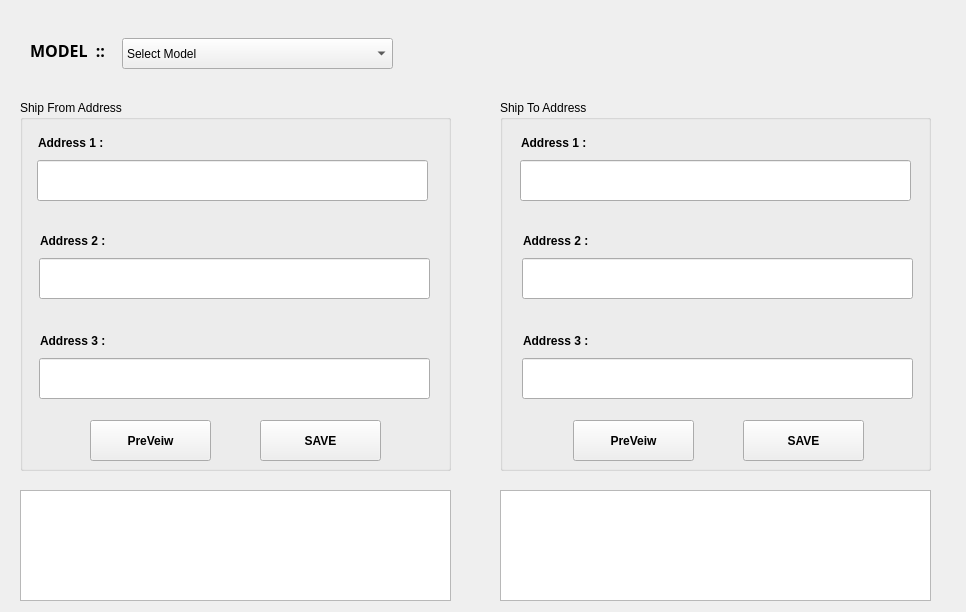
<?xml version="1.0" encoding="UTF-8"?>
<ui version="4.0">
 <class>dlgPalletAddr</class>
 <widget class="QDialog" name="dlgPalletAddr">
  <property name="geometry">
   <rect>
    <x>0</x>
    <y>0</y>
    <width>966</width>
    <height>612</height>
   </rect>
  </property>
  <property name="windowTitle">
   <string>Dialog</string>
  </property>
  <widget class="QGroupBox" name="groupBox">
   <property name="geometry">
    <rect>
     <x>20</x>
     <y>100</y>
     <width>431</width>
     <height>371</height>
    </rect>
   </property>
   <property name="title">
    <string>Ship From Address</string>
   </property>
   <widget class="QLabel" name="label">
    <property name="geometry">
     <rect>
      <x>18</x>
      <y>32</y>
      <width>101</width>
      <height>21</height>
     </rect>
    </property>
    <property name="font">
     <font>
      <weight>75</weight>
      <bold>true</bold>
     </font>
    </property>
    <property name="text">
     <string>Address 1 :</string>
    </property>
   </widget>
   <widget class="QLineEdit" name="edit_FromAddr1">
    <property name="geometry">
     <rect>
      <x>17</x>
      <y>60</y>
      <width>391</width>
      <height>41</height>
     </rect>
    </property>
   </widget>
   <widget class="QLineEdit" name="edit_FromAddr2">
    <property name="geometry">
     <rect>
      <x>19</x>
      <y>158</y>
      <width>391</width>
      <height>41</height>
     </rect>
    </property>
   </widget>
   <widget class="QLabel" name="label_2">
    <property name="geometry">
     <rect>
      <x>20</x>
      <y>130</y>
      <width>101</width>
      <height>21</height>
     </rect>
    </property>
    <property name="font">
     <font>
      <weight>75</weight>
      <bold>true</bold>
     </font>
    </property>
    <property name="text">
     <string>Address 2 :</string>
    </property>
   </widget>
   <widget class="QLineEdit" name="edit_FromAddr3">
    <property name="geometry">
     <rect>
      <x>19</x>
      <y>258</y>
      <width>391</width>
      <height>41</height>
     </rect>
    </property>
   </widget>
   <widget class="QLabel" name="label_3">
    <property name="geometry">
     <rect>
      <x>20</x>
      <y>230</y>
      <width>101</width>
      <height>21</height>
     </rect>
    </property>
    <property name="font">
     <font>
      <weight>75</weight>
      <bold>true</bold>
     </font>
    </property>
    <property name="text">
     <string>Address 3 :</string>
    </property>
   </widget>
   <widget class="QPushButton" name="btn_FromPreview">
    <property name="geometry">
     <rect>
      <x>70</x>
      <y>320</y>
      <width>121</width>
      <height>41</height>
     </rect>
    </property>
    <property name="font">
     <font>
      <weight>75</weight>
      <bold>true</bold>
     </font>
    </property>
    <property name="text">
     <string>PreVeiw</string>
    </property>
    <property name="autoDefault">
     <bool>false</bool>
    </property>
   </widget>
   <widget class="QPushButton" name="btn_FromSave">
    <property name="geometry">
     <rect>
      <x>240</x>
      <y>320</y>
      <width>121</width>
      <height>41</height>
     </rect>
    </property>
    <property name="font">
     <font>
      <weight>75</weight>
      <bold>true</bold>
     </font>
    </property>
    <property name="text">
     <string>SAVE</string>
    </property>
    <property name="autoDefault">
     <bool>false</bool>
    </property>
   </widget>
  </widget>
  <widget class="QGroupBox" name="groupBox_2">
   <property name="geometry">
    <rect>
     <x>500</x>
     <y>100</y>
     <width>431</width>
     <height>371</height>
    </rect>
   </property>
   <property name="title">
    <string>Ship To Address</string>
   </property>
   <widget class="QLabel" name="label_6">
    <property name="geometry">
     <rect>
      <x>21</x>
      <y>32</y>
      <width>101</width>
      <height>21</height>
     </rect>
    </property>
    <property name="font">
     <font>
      <weight>75</weight>
      <bold>true</bold>
     </font>
    </property>
    <property name="text">
     <string>Address 1 :</string>
    </property>
   </widget>
   <widget class="QLabel" name="label_4">
    <property name="geometry">
     <rect>
      <x>23</x>
      <y>230</y>
      <width>101</width>
      <height>21</height>
     </rect>
    </property>
    <property name="font">
     <font>
      <weight>75</weight>
      <bold>true</bold>
     </font>
    </property>
    <property name="text">
     <string>Address 3 :</string>
    </property>
   </widget>
   <widget class="QLabel" name="label_5">
    <property name="geometry">
     <rect>
      <x>23</x>
      <y>130</y>
      <width>101</width>
      <height>21</height>
     </rect>
    </property>
    <property name="font">
     <font>
      <weight>75</weight>
      <bold>true</bold>
     </font>
    </property>
    <property name="text">
     <string>Address 2 :</string>
    </property>
   </widget>
   <widget class="QLineEdit" name="edit_ToAddr2">
    <property name="geometry">
     <rect>
      <x>22</x>
      <y>158</y>
      <width>391</width>
      <height>41</height>
     </rect>
    </property>
   </widget>
   <widget class="QPushButton" name="btn_ToSave">
    <property name="geometry">
     <rect>
      <x>243</x>
      <y>320</y>
      <width>121</width>
      <height>41</height>
     </rect>
    </property>
    <property name="font">
     <font>
      <weight>75</weight>
      <bold>true</bold>
     </font>
    </property>
    <property name="text">
     <string>SAVE</string>
    </property>
    <property name="autoDefault">
     <bool>false</bool>
    </property>
   </widget>
   <widget class="QPushButton" name="btn_ToPreview">
    <property name="geometry">
     <rect>
      <x>73</x>
      <y>320</y>
      <width>121</width>
      <height>41</height>
     </rect>
    </property>
    <property name="font">
     <font>
      <weight>75</weight>
      <bold>true</bold>
     </font>
    </property>
    <property name="text">
     <string>PreVeiw</string>
    </property>
    <property name="autoDefault">
     <bool>false</bool>
    </property>
   </widget>
   <widget class="QLineEdit" name="edit_ToAddr3">
    <property name="geometry">
     <rect>
      <x>22</x>
      <y>258</y>
      <width>391</width>
      <height>41</height>
     </rect>
    </property>
   </widget>
   <widget class="QLineEdit" name="edit_ToAddr1">
    <property name="geometry">
     <rect>
      <x>20</x>
      <y>60</y>
      <width>391</width>
      <height>41</height>
     </rect>
    </property>
   </widget>
  </widget>
  <widget class="QTextEdit" name="edit_FromPreview">
   <property name="geometry">
    <rect>
     <x>20</x>
     <y>490</y>
     <width>431</width>
     <height>111</height>
    </rect>
   </property>
   <property name="readOnly">
    <bool>true</bool>
   </property>
  </widget>
  <widget class="QTextEdit" name="edit_ToPreview">
   <property name="geometry">
    <rect>
     <x>500</x>
     <y>490</y>
     <width>431</width>
     <height>111</height>
    </rect>
   </property>
   <property name="readOnly">
    <bool>true</bool>
   </property>
  </widget>
  <widget class="QComboBox" name="combo_ModelList">
   <property name="geometry">
    <rect>
     <x>122</x>
     <y>38</y>
     <width>271</width>
     <height>31</height>
    </rect>
   </property>
   <item>
    <property name="text">
     <string>Select Model</string>
    </property>
   </item>
  </widget>
  <widget class="QLabel" name="label_7">
   <property name="geometry">
    <rect>
     <x>30</x>
     <y>40</y>
     <width>91</width>
     <height>21</height>
    </rect>
   </property>
   <property name="font">
    <font>
     <family>Arial Black</family>
     <pointsize>12</pointsize>
     <weight>75</weight>
     <bold>true</bold>
    </font>
   </property>
   <property name="text">
    <string>MODEL  ::</string>
   </property>
  </widget>
 </widget>
 <tabstops>
  <tabstop>edit_FromAddr1</tabstop>
  <tabstop>edit_FromAddr2</tabstop>
  <tabstop>edit_FromAddr3</tabstop>
  <tabstop>btn_FromPreview</tabstop>
  <tabstop>btn_FromSave</tabstop>
  <tabstop>edit_ToAddr1</tabstop>
  <tabstop>edit_ToAddr2</tabstop>
  <tabstop>edit_ToAddr3</tabstop>
  <tabstop>btn_ToPreview</tabstop>
  <tabstop>btn_ToSave</tabstop>
  <tabstop>edit_ToPreview</tabstop>
  <tabstop>edit_FromPreview</tabstop>
 </tabstops>
 <resources/>
 <connections>
  <connection>
   <sender>btn_FromPreview</sender>
   <signal>pressed()</signal>
   <receiver>dlgPalletAddr</receiver>
   <slot>btnFromPreview()</slot>
   <hints>
    <hint type="sourcelabel">
     <x>112</x>
     <y>434</y>
    </hint>
    <hint type="destinationlabel">
     <x>66</x>
     <y>407</y>
    </hint>
   </hints>
  </connection>
  <connection>
   <sender>btn_FromSave</sender>
   <signal>clicked()</signal>
   <receiver>dlgPalletAddr</receiver>
   <slot>btnFromSave()</slot>
   <hints>
    <hint type="sourcelabel">
     <x>355</x>
     <y>436</y>
    </hint>
    <hint type="destinationlabel">
     <x>482</x>
     <y>382</y>
    </hint>
   </hints>
  </connection>
  <connection>
   <sender>btn_ToPreview</sender>
   <signal>clicked()</signal>
   <receiver>dlgPalletAddr</receiver>
   <slot>btnToPreview()</slot>
   <hints>
    <hint type="sourcelabel">
     <x>667</x>
     <y>432</y>
    </hint>
    <hint type="destinationlabel">
     <x>714</x>
     <y>409</y>
    </hint>
   </hints>
  </connection>
  <connection>
   <sender>btn_ToSave</sender>
   <signal>clicked()</signal>
   <receiver>dlgPalletAddr</receiver>
   <slot>btnToSave()</slot>
   <hints>
    <hint type="sourcelabel">
     <x>840</x>
     <y>448</y>
    </hint>
    <hint type="destinationlabel">
     <x>898</x>
     <y>409</y>
    </hint>
   </hints>
  </connection>
  <connection>
   <sender>combo_ModelList</sender>
   <signal>currentIndexChanged(QString)</signal>
   <receiver>dlgPalletAddr</receiver>
   <slot>comboModelChanged()</slot>
   <hints>
    <hint type="sourcelabel">
     <x>245</x>
     <y>52</y>
    </hint>
    <hint type="destinationlabel">
     <x>466</x>
     <y>53</y>
    </hint>
   </hints>
  </connection>
 </connections>
 <slots>
  <slot>btnFromPreview()</slot>
  <slot>btnFromSave()</slot>
  <slot>btnToPreview()</slot>
  <slot>btnToSave()</slot>
  <slot>comboModelChanged()</slot>
 </slots>
</ui>
